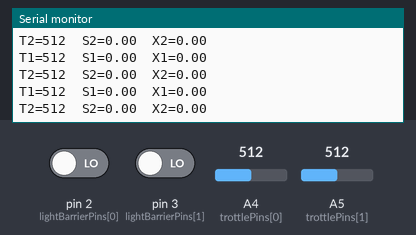
Simulated run of this sketch. Board: Arduino Uno, built with avr-gcc and run on an emulated ATmega328P. On the bench: the last lines printed to the serial monitor. Inputs (shaded band) come from the test bench; at power-on: pin 2 (lightBarrierPins[0]) LOW, A4 (trottlePins[0]) = 512, A5 (trottlePins[1]) = 512, pin 3 (lightBarrierPins[1]) LOW.

Above: at 1.2 s.
1.3 s: pin 2 (lightBarrierPins[0]) driven HIGH
2.8 s: A4 (trottlePins[0]) set to 390
At 3.7 s:
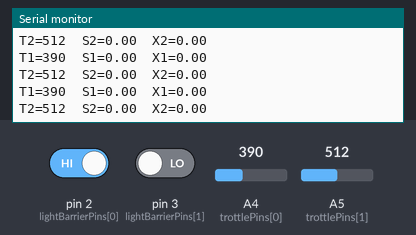
4.3 s: A5 (trottlePins[1]) set to 390
At 5.0 s:
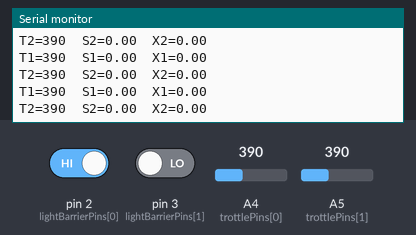
5.8 s: pin 3 (lightBarrierPins[1]) driven HIGH
7.3 s: A4 (trottlePins[0]) set to 410
At 7.8 s:
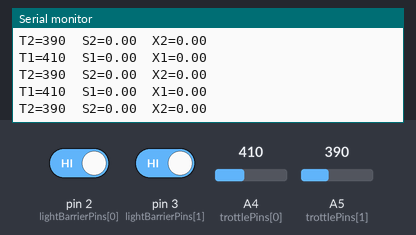
8.8 s: A5 (trottlePins[1]) set to 410
At 9.5 s:
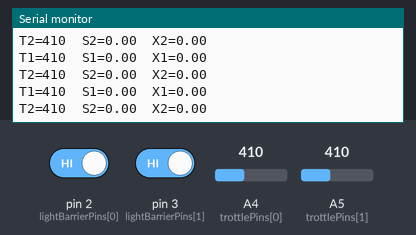
Timing chart, 0 to 11.3 s (numbered marks = the images above; inputs shaded):
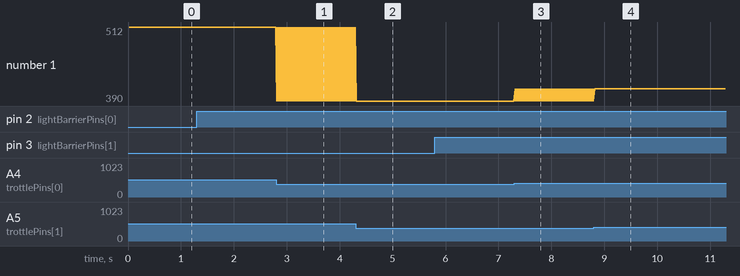

The sketch:

codemashRacing07.ino
```cpp
#include <DualMC33926MotorShield.h>
DualMC33926MotorShield md;

float minHeartrate = 60;                                      // pulse sensors highest speed at this heartrate
float maxHeartrate = 140;                                     // pulse sensors highest speed at this heartrate
float minSpeed = 200;                                         // the minimal speed the cars can drive
float maxSpeed = 400;                                         // the maximal speed the cars can drive

float currentMaxSpeed[] = {0, 0};                             // storring the current Max speed information

float car1speed[] = {0, 0};                                   // current speed of the cars

// pin declarations
// motor pins: 4,7,8,9,10,12,A0,A1
int lightBarrierPins[] = {2, 3};                              // interupts for light barriers
int trottlePins[] = {A4, A5};

boolean lightBarrier[] = {false, false};

long outputTimer = 0;                                         // timer variable for pulse output
long outputTimeout = 20;                                      // time to next pulse info

long myTimer1 = 0;                                            // timer for light barriers
long myTimer2 = 0;                                            // timer for light barriers
//int timeout = 100;
int sensorTimeout = 300;                                      // shortest time to break the light barrier again

void stopIfFault() {                                          // if motorshield fails
  /*if (md.getFault())
    {
    Serial.println("motorshield failure");
    while (1);
    }*/
}

void setup() {
  Serial.begin(250000);                                       // speed to talk to processing

  Serial.println("Trying to init the motor shield.");
  md.init();                                                  // initialising of the motor shield
  Serial.println("Motor shield initialised.");

  pinMode(lightBarrierPins[0], INPUT);                                           // interrupt for light barrier
  pinMode(lightBarrierPins[1], INPUT);                                           // interrupt for light barrier
  attachInterrupt(digitalPinToInterrupt(lightBarrierPins[0]), carOn1, HIGH);     // interrupt for light barrier
  attachInterrupt(digitalPinToInterrupt(lightBarrierPins[1]), carOn2, HIGH);     // interrupt for light barrier

}

void loop() {


  car1speed[0] = map(analogRead(trottlePins[0]), 140, 0, 0, 400);
  car1speed[1] = map(analogRead(trottlePins[1]), 140, 0, 0, 400);

  //currentMaxSpeed[0]=minSpeed+(constrain(pulseSensor.getBeatsPerMinute(0),minHeartrate,maxHeartrate)/maxHeartrate)*(maxSpeed-minSpeed);
  //currentMaxSpeed[1]=minSpeed+(constrain(pulseSensor.getBeatsPerMinute(1),minHeartrate,maxHeartrate)/maxHeartrate)*(maxSpeed-minSpeed);

  car1speed[0] = constrain(car1speed[0], 0, currentMaxSpeed[0]);
  car1speed[1] = constrain(car1speed[1], 0, currentMaxSpeed[1]);

  if (outputTimer + outputTimeout < millis()) {
    //Serial.print("P1="); Serial.print(pulseSensor.getBeatsPerMinute(0)); Serial.print("\t");
    Serial.print("T1="); Serial.print(analogRead(trottlePins[0])); Serial.print("\t");
    Serial.print("S1="); Serial.print(car1speed[0]); Serial.print("\t");
    Serial.print("X1="); Serial.print(currentMaxSpeed[0]); Serial.print("\t");
    Serial.println("");
    //Serial.print("P2="); Serial.print(pulseSensor.getBeatsPerMinute(1)); Serial.print("\t");
    Serial.print("T2="); Serial.print(analogRead(trottlePins[1])); Serial.print("\t");
    Serial.print("S2="); Serial.print(car1speed[1]); Serial.print("\t");
    Serial.print("X2="); Serial.print(currentMaxSpeed[1]); Serial.print("\t");
    Serial.println("");
    Serial.println("");
    outputTimer = millis();
  }


}


void carOn1() {
  if (myTimer1 + sensorTimeout < millis()) {

    myTimer1 = millis();
    Serial.println("C1");
  }
}

void carOn2() {
  if (myTimer2 + sensorTimeout < millis()) {

    myTimer2 = millis();
    Serial.println("C2");
  }
}
```

Measured:
- after the input at 2.8 s, the serial monitor: prints a new line at once (image 1)
- after the input at 4.3 s, the serial monitor: prints a new line at once (image 2)
- after the input at 7.3 s, the serial monitor: prints a new line at once (image 3)
- after the input at 8.8 s, the serial monitor: prints a new line at once (image 4)
